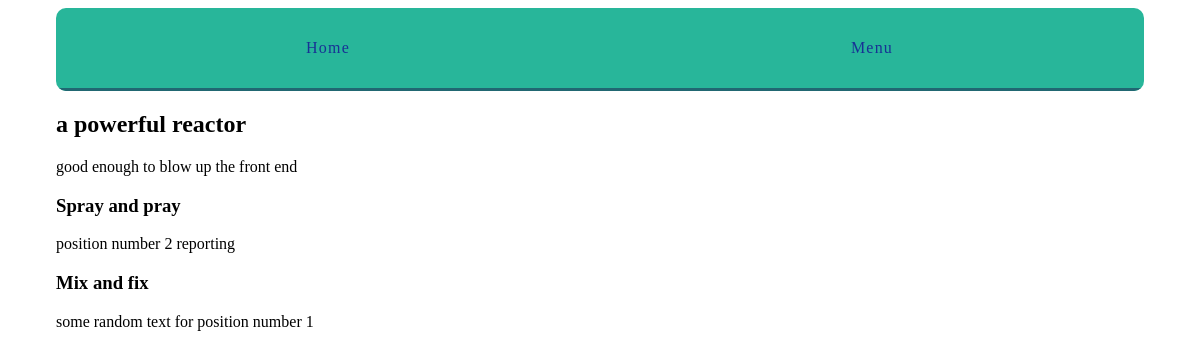
Before: /catalogs/3/ with the older database file.
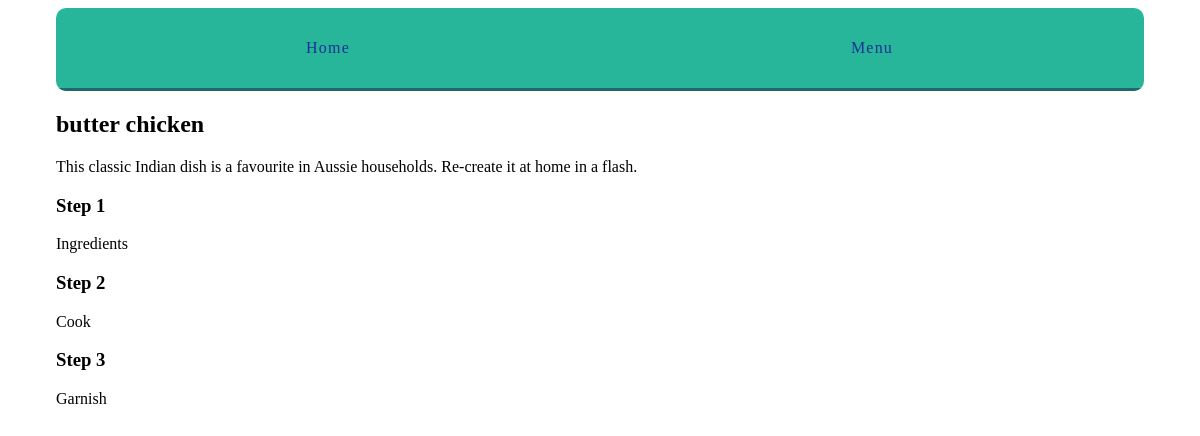
After: the same page with the newer database file.
### catalogs/models.py (models this page shows, shortened)
class Catalog(models.Model):
    created_at = models.DateTimeField(auto_now_add = True)
    name = models.CharField(max_length = 255)
    description = models.TextField()

class Procedure(models.Model):
    title = models.CharField(max_length = 255)
    description = models.TextField()
    content = models.TextField(blank=True,default="")
    order = models.IntegerField (default = 0)
    catalog = models.ForeignKey(Catalog)
    class Meta:
        ordering = ['order',]

### catalogs/views.py (the view)
# urls.py: url(r'(?P<pk>\d+)/$', views.catalog_detail,name='detail'),
def catalog_detail(request, pk):
    catalog = get_object_or_404(Catalog,pk=pk)
    return render(request, 'catalogs/catalog_detail.html',{'catalog':catalog})

### catalogs/templates/catalogs/catalog_detail.html (shortened to what this page needs)
{% extends "layout.html" %}
{%block content %}
<article>
    <h2>{{catalog.name}}</h2>
        {{catalog.description}}
        <section>
            {% for procedure in catalog.procedure_set.all %}
            <h3>
                <a href="{%url 'catalog:procedure' catalog_pk=procedure.catalog.pk procedure_pk=procedure.pk %}">
                    {{procedure.title}}
                </a>
            </h3>
            {{procedure.description}}
            {% endfor %}
        </section>
</article>
{% endblock %}

### templates/layout.html (shortened to what this page needs)
{% load static from staticfiles %}
<!DOCTYPE html>
<html>
    <head>
        <link rel="stylesheet" href="{% static 'css/layout.css' %}">
    </head>
    <body>
        <div class="site-container">
            <nav>
                <a href="{% url 'home' %}">Home</a>
                <a href="{% url 'catalog:list' %}">Menu</a>
            </nav>
            {%block content %}{% endblock %}
        </div>
    </body>
</html>

### assets/css/layout.css (style rules this page uses)
html { box-sizing: border-box; }
*, *::after, *::before { box-sizing: inherit; }
.site-container { max-width: 68em; margin-left: auto; margin-right: auto; }
.site-container::after { clear: both; content: ""; display: table; }
.site-container nav { width: 100%; display: table; width: 100%; table-layout: fixed; border-bottom-left-radius: 10px; border-bottom-right-radius: 10px; border-top-left-radius: 10px; border-top-right-radius: 10px; border-bottom-left-radius: 10px; border-top-left-radius: 10px; border-bottom-right-radius: 10px; border-top-right-radius: 10px; background-color: #28B69A; margin-bottom: 1em; overflow: hidden; }
.site-container nav a { display: table-cell; width: 8.33333%; padding: 10px; border-bottom: 3px solid #216772; color: #183195; letter-spacing: 0.075em; line-height: 60px; text-align: center; text-decoration: none; }
article h2 a, article h3 a { color: black; text-decoration: none; }

Changed rows visible on the page:
removed Procedure: title "Spray and pray", description "position number 2 reporting"
removed Procedure: title "Mix and fix", description "some random text for position number 1"
changed Catalog: name "a powerful reactor" → "butter chicken"; description "good enough to blow up the front end" → "This classic Indian dish is a favourite in Aussie households. Re-create it at home in a flash."
added Procedure: title "Step 1", description "Ingredients"
added Procedure: title "Step 2", description "Cook"
added Procedure: title "Step 3", description "Garnish"
